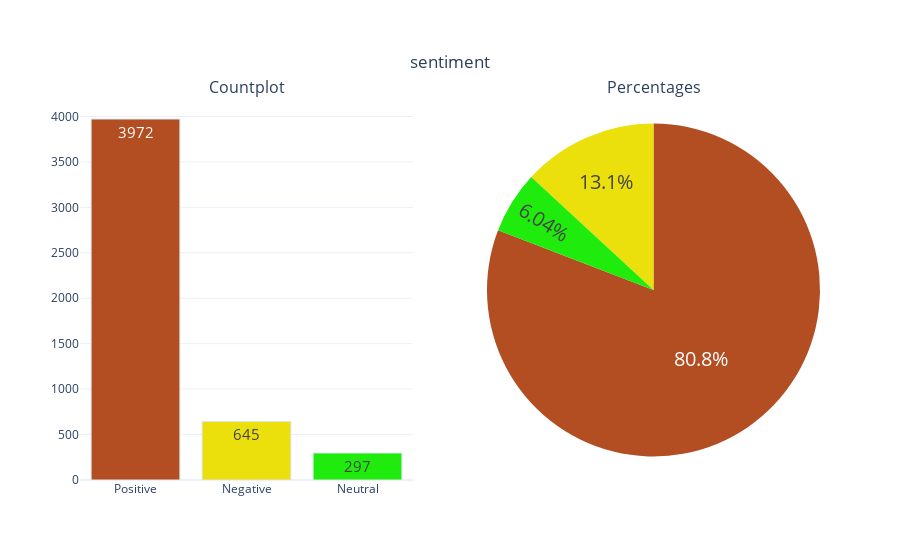

The code cell stored with this chart in its notebook:
### Code cell
categorical_variable_summary(df, 'sentiment')

### Figure 1 — Plotly figure (JSON) as saved in the notebook; plotly's stock layout.template omitted (floating-point values rounded to 4 significant figures)
{"data": [{"marker": {"color": ["#B34D22", "#EBE00C", "#1FEB0C", "#0C92EB", "#EB0CD5"], "line": {"color": "#DBE6EC", "width": 1}}, "name": "sentiment", "showlegend": false, "text": ["3972", "645", "297"], "textfont": {"size": 15}, "textposition": "auto", "type": "bar", "x": ["Positive", "Negative", "Neutral"], "xaxis": "x", "y": [3972, 645, 297], "yaxis": "y"}, {"domain": {"x": [0.55, 1], "y": [0, 1]}, "labels": ["Positive", "Negative", "Neutral"], "marker": {"colors": ["#B34D22", "#EBE00C", "#1FEB0C", "#0C92EB", "#EB0CD5"]}, "name": "sentiment", "showlegend": false, "textfont": {"size": 20}, "textposition": "auto", "type": "pie", "values": [3972, 645, 297]}], "layout": {"annotations": [{"font": {"size": 16}, "showarrow": false, "text": "Countplot", "x": 0.225, "xanchor": "center", "xref": "paper", "y": 1, "yanchor": "bottom", "yref": "paper"}, {"font": {"size": 16}, "showarrow": false, "text": "Percentages", "x": 0.775, "xanchor": "center", "xref": "paper", "y": 1, "yanchor": "bottom", "yref": "paper"}], "autosize": true, "title": {"text": "sentiment", "x": 0.5, "xanchor": "center", "y": 0.9, "yanchor": "top"}, "xaxis": {"anchor": "y", "autorange": true, "domain": [0, 0.45], "range": [-0.5, 2.5], "type": "category"}, "yaxis": {"anchor": "x", "autorange": true, "domain": [0, 1], "range": [0, 4181.0], "type": "linear"}}}
